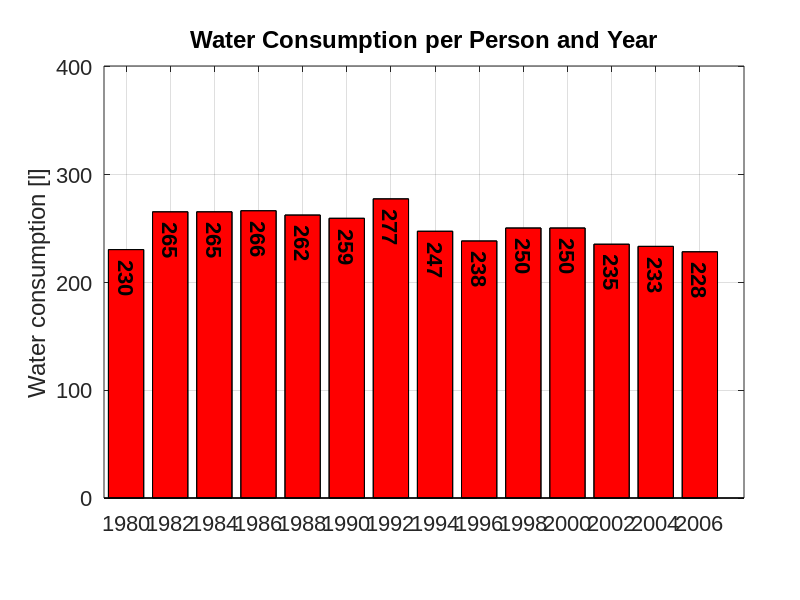

Recreate this plot in MATLAB. (Note: this script raises an error after producing the figure.)
function demo_svg_water
% Create a new figure and remember the figure handle
fig = figure;

% Set default font and font size
set(fig, 'DefaultAxesFontName', 'Arial')
set(fig, 'DefaultAxesFontSize', 16)
% This is the data [year water_consumption]
data = [
1980	230
1982	265
1984	265
1986	266
1988	262
1990	259
1992	277
1994	247
1996	238
1998	250
2000	250
2002	235
2004	233
2006	228
];
% Let's plot the data
hold on
s = bar(data(:, 1), data(:, 2),'FaceColor','r');


% We do not want to apply the filter to the edge of the bars. Therefore, we
% plot them in addition on top
h = bar(data(:, 1), data(:, 2));
set(h, 'FaceColor', 'none');
set(h, 'EdgeColor', 'black');
% Add the text inside each bar with correct rotation and alignment
t = text(data(:, 1), data(:, 2) - 10, num2str(data(:, 2)));
set(t, 'Rotation', -90);
set(t, 'FontSize', 16);
set(t, 'FontName', 'Arial');
set(t, 'VerticalAlignment', 'middle');
set(t, 'FontWeight', 'bold');
% Adding labels and tick marks
axis([1979 2008 0 400]);
set(gca, 'XTick', data(:, 1));
set(gca, 'XTickLabel', num2str(data(:, 1)));
title('Water Consumption per Person and Year')
ylabel('Water consumption [l]')
grid on
box on
set(gca, 'Position', [0.13 0.17 0.80 0.72]);
%Now we add the filters
%The bounding box with extension axes makes sure that we cover the full
%axis region with the background images. Due to the shadow we have to
%define an overlap region of 12px. Otherwise, distortions at the border of
%the axis reagion may be visible.
svgBoundingBox(s, 'axes', 12, 'off');
% Now we add the image. To keep the aspect ratio we use 'xMidYMid slice'.
% This setting centers the picture for both x and y. The kewyord 'slice'
% makes sure that the picture is scaled so that the full axis region is
% covered.
svgImage(s, 'water_stones.jpg', 'xMidYMid slice', 'pic');
% Create a composite between bars and picture by union.
svgComposite(s, 'pic', 'SourceGraphic', 'atop', 'obj');
% To create the shadow we use the bars and use a blur filter
svgGaussianBlur(s, 'SourceAlpha', 5, 'blur');
% The blurred bars are now shifted by [10 10].
svgOffset(s, 'blur', [3 3], 'shade');
% Combine the shadow and 'picture bars' by applying the later on top of the
% shadow.
svgComposite(s, 'obj', 'shade', 'over', 'front');
% For the background we use the same picture but make it brighter
svgComposite(s, 'pic', 'pic', 'arithmetic', 'background', [0 0.2 0 0]);
% As last step, we combine the foreground and background
svgComposite(s, 'front', 'background', 'over', 'final');
% Beautify the tick mark labels by rotating them by 90 deg
setting.svg.XTickLabelAngle = -90;
set(gca, 'UserData', setting);
Finally, we save the result into a SVG file

plot2svg('demo_svg_water.svg')